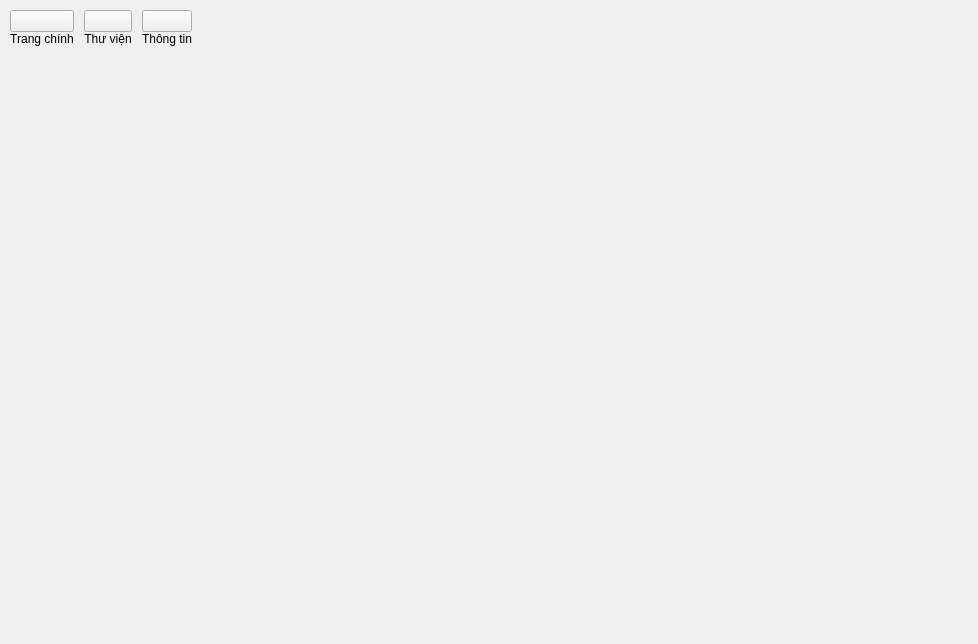
<?xml version="1.0" encoding="UTF-8"?>
<ui version="4.0">
 <class>MainWindowClass</class>
 <widget class="QMainWindow" name="MainWindowClass">
  <property name="geometry">
   <rect>
    <x>0</x>
    <y>0</y>
    <width>978</width>
    <height>644</height>
   </rect>
  </property>
  <property name="windowTitle">
   <string>vGeoCatalog</string>
  </property>
  <widget class="QWidget" name="centralWidget">
   <layout class="QGridLayout" name="gridLayout">
    <property name="leftMargin">
     <number>0</number>
    </property>
    <property name="topMargin">
     <number>0</number>
    </property>
    <property name="rightMargin">
     <number>0</number>
    </property>
    <property name="bottomMargin">
     <number>0</number>
    </property>
    <property name="spacing">
     <number>0</number>
    </property>
    <item row="0" column="0">
     <layout class="QHBoxLayout" name="horizontalLayout">
      <property name="spacing">
       <number>10</number>
      </property>
      <property name="leftMargin">
       <number>10</number>
      </property>
      <property name="topMargin">
       <number>10</number>
      </property>
      <property name="rightMargin">
       <number>10</number>
      </property>
      <property name="bottomMargin">
       <number>10</number>
      </property>
      <item>
       <layout class="QVBoxLayout" name="verticalLayout_3">
        <property name="spacing">
         <number>0</number>
        </property>
        <item>
         <widget class="QPushButton" name="mainPageBtn">
          <property name="text">
           <string/>
          </property>
          <property name="icon">
           <iconset resource="../Resources/myicon/myicon.qrc">
            <normaloff>:/myicon/Earth.svg</normaloff>:/myicon/Earth.svg</iconset>
          </property>
          <property name="iconSize">
           <size>
            <width>48</width>
            <height>48</height>
           </size>
          </property>
         </widget>
        </item>
        <item>
         <widget class="QLabel" name="label_3">
          <property name="text">
           <string>Trang chính</string>
          </property>
          <property name="alignment">
           <set>Qt::AlignCenter</set>
          </property>
         </widget>
        </item>
       </layout>
      </item>
      <item>
       <layout class="QVBoxLayout" name="verticalLayout_2">
        <property name="spacing">
         <number>0</number>
        </property>
        <item>
         <widget class="QPushButton" name="libraryPageBtn">
          <property name="text">
           <string/>
          </property>
          <property name="icon">
           <iconset resource="../Resources/myicon/myicon.qrc">
            <normaloff>:/myicon/Library.svg</normaloff>:/myicon/Library.svg</iconset>
          </property>
          <property name="iconSize">
           <size>
            <width>48</width>
            <height>48</height>
           </size>
          </property>
         </widget>
        </item>
        <item>
         <widget class="QLabel" name="label_2">
          <property name="text">
           <string>Thư viện</string>
          </property>
          <property name="alignment">
           <set>Qt::AlignCenter</set>
          </property>
         </widget>
        </item>
       </layout>
      </item>
      <item>
       <layout class="QVBoxLayout" name="verticalLayout">
        <property name="spacing">
         <number>0</number>
        </property>
        <item>
         <widget class="QPushButton" name="infoBtn">
          <property name="text">
           <string/>
          </property>
          <property name="icon">
           <iconset resource="../Resources/myicon/myicon.qrc">
            <normaloff>:/myicon/CatalogInfo.svg</normaloff>:/myicon/CatalogInfo.svg</iconset>
          </property>
          <property name="iconSize">
           <size>
            <width>48</width>
            <height>48</height>
           </size>
          </property>
         </widget>
        </item>
        <item>
         <widget class="QLabel" name="label">
          <property name="text">
           <string>Thông tin</string>
          </property>
          <property name="alignment">
           <set>Qt::AlignCenter</set>
          </property>
         </widget>
        </item>
       </layout>
      </item>
      <item>
       <spacer name="horizontalSpacer">
        <property name="orientation">
         <enum>Qt::Horizontal</enum>
        </property>
        <property name="sizeHint" stdset="0">
         <size>
          <width>40</width>
          <height>20</height>
         </size>
        </property>
       </spacer>
      </item>
     </layout>
    </item>
    <item row="1" column="0">
     <widget class="QStackedWidget" name="stackedWidget">
      <widget class="MainWidget" name="mainWidget"/>
      <widget class="LibraryWidget" name="libraryWidget"/>
     </widget>
    </item>
   </layout>
  </widget>
 </widget>
 <layoutdefault spacing="6" margin="11"/>
 <customwidgets>
  <customwidget>
   <class>MainWidget</class>
   <extends>QWidget</extends>
   <header location="global">MainWidget.h</header>
   <container>1</container>
  </customwidget>
  <customwidget>
   <class>LibraryWidget</class>
   <extends>QWidget</extends>
   <header location="global">LibraryWidget.h</header>
   <container>1</container>
  </customwidget>
 </customwidgets>
 <tabstops>
  <tabstop>mainPageBtn</tabstop>
  <tabstop>libraryPageBtn</tabstop>
  <tabstop>infoBtn</tabstop>
 </tabstops>
 <resources>
  <include location="MainWindow.qrc"/>
  <include location="../Resources/myicon/myicon.qrc"/>
 </resources>
 <connections/>
</ui>
